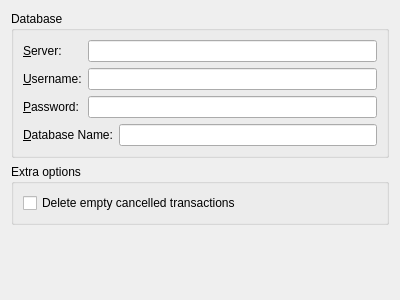
<ui version="4.0" >
 <class>prefs_db</class>
 <widget class="QWidget" name="prefs_db" >
  <property name="geometry" >
   <rect>
    <x>0</x>
    <y>0</y>
    <width>400</width>
    <height>300</height>
   </rect>
  </property>
  <property name="windowTitle" >
   <string>Form</string>
  </property>
  <layout class="QVBoxLayout" >
   <item>
    <widget class="QGroupBox" name="groupBox" >
     <property name="title" >
      <string>Database</string>
     </property>
     <layout class="QGridLayout" >
      <item row="0" column="0" >
       <widget class="QLabel" name="label" >
        <property name="text" >
         <string>&amp;Server:</string>
        </property>
        <property name="buddy" >
         <cstring>kcfg_editDBServer</cstring>
        </property>
       </widget>
      </item>
      <item row="0" column="1" colspan="2" >
       <widget class="QLineEdit" name="kcfg_editDBServer" />
      </item>
      <item row="1" column="0" >
       <widget class="QLabel" name="label_2" >
        <property name="text" >
         <string>&amp;Username:</string>
        </property>
        <property name="buddy" >
         <cstring>kcfg_editDBUsername</cstring>
        </property>
       </widget>
      </item>
      <item row="1" column="1" colspan="2" >
       <widget class="QLineEdit" name="kcfg_editDBUsername" />
      </item>
      <item row="2" column="0" >
       <widget class="QLabel" name="label_3" >
        <property name="text" >
         <string>&amp;Password:</string>
        </property>
        <property name="buddy" >
         <cstring>kcfg_editDBPassword</cstring>
        </property>
       </widget>
      </item>
      <item row="2" column="1" colspan="2" >
       <widget class="QLineEdit" name="kcfg_editDBPassword" >
        <property name="inputMask" >
         <string/>
        </property>
        <property name="echoMode" >
         <enum>QLineEdit::Password</enum>
        </property>
       </widget>
      </item>
      <item row="3" column="0" colspan="2" >
       <widget class="QLabel" name="label_4" >
        <property name="sizePolicy" >
         <sizepolicy vsizetype="Minimum" hsizetype="MinimumExpanding" >
          <horstretch>0</horstretch>
          <verstretch>0</verstretch>
         </sizepolicy>
        </property>
        <property name="text" >
         <string>&amp;Database Name:</string>
        </property>
        <property name="buddy" >
         <cstring>kcfg_editDBName</cstring>
        </property>
       </widget>
      </item>
      <item row="3" column="2" >
       <widget class="QLineEdit" name="kcfg_editDBName" />
      </item>
     </layout>
    </widget>
   </item>
   <item>
    <widget class="QGroupBox" name="groupBox_2" >
     <property name="title" >
      <string>Extra options</string>
     </property>
     <layout class="QVBoxLayout" >
      <item>
       <widget class="QCheckBox" name="kcfg_deleteEmptyCancelledTransactions" >
        <property name="text" >
         <string>Delete empty cancelled transactions</string>
        </property>
       </widget>
      </item>
     </layout>
    </widget>
   </item>
   <item>
    <spacer>
     <property name="orientation" >
      <enum>Qt::Vertical</enum>
     </property>
     <property name="sizeHint" >
      <size>
       <width>305</width>
       <height>41</height>
      </size>
     </property>
    </spacer>
   </item>
  </layout>
 </widget>
 <resources/>
 <connections/>
</ui>
